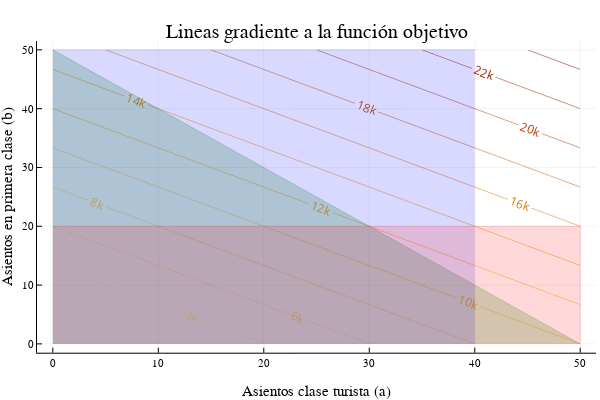

Write notebook code for a chart like this one.
### Markdown cell above
#### Restricciones de espacio

Por distribución de acientos la aerolínea tiene las siguientes restricciones:

    * El avión puede llevar un máximo de 20 asientos de primera clase.
    * De igual forma, sólo existen 40 asientos en la clase turista.
    
Estas restricciones se establecen como:


$ a \leq 40 \\
  b \leq 20 $

### Code cell
contour(a,b,(a,b)->P(a,b),nlevels=20, c=:heat, linewidth=10, colorbar = false, contour_labels = true)
areaplot!(a, (50 .- a), legend=false, opacity=0.2, color=:green)
areaplot!(a[a.<=40], repeat([maximum(b)],length(a[a.<=40])), c=:blue, legend=false, opacity=0.15)
areaplot!([0, 50, 50], [20, 20, 0], c=:red, legend=false, opacity=0.15)


xaxis!("Asientos clase turista (a)")
yaxis!("Asientos en primera clase (b)")
title!("Lineas gradiente a la función objetivo")

### Figure 1 — Plotly figure (JSON) as saved in the notebook; plotly's stock layout.template omitted (floating-point values rounded to 4 significant figures)
{"data": [{"colorbar": {"title": ""}, "colorscale": [[0, "rgba(255, 255, 224, 1.000)"], [0.5, "rgba(255, 165, 0, 1.000)"], [1, "rgba(139, 0, 0, 1.000)"]], "contours": {"coloring": "lines", "showlabels": true}, "hoverinfo": "none", "name": "y1", "ncontours": 22, "showlegend": false, "showscale": false, "type": "contour", "x": [0, 5, 10, 15, 20, 25, 30, 35, 40, 45, 50], "xaxis": "x", "y": [0, 5, 10, 15, 20, 25, 30, 35, 40, 45, 50], "yaxis": "y", "z": [[0, 1000, 2000, 3000, 4000, 5000, 6000, 7000, 8000, 9000, 10000], [1500, 2500, 3500, 4500, 5500, 6500, 7500, 8500, 9500, 10500, 11500], [3000, 4000, 5000, 6000, 7000, 8000, 9000, 10000, 11000, 12000, 13000], [4500, 5500, 6500, 7500, 8500, 9500, 10500, 11500, 12500, 13500, 14500], [6000, 7000, 8000, 9000, 10000, 11000, 12000, 13000, 14000, 15000, 16000], [7500, 8500, 9500, 10500, 11500, 12500, 13500, 14500, 15500, 16500, 17500], [9000, 10000, 11000, 12000, 13000, 14000, 15000, 16000, 17000, 18000, 19000], [10500, 11500, 12500, 13500, 14500, 15500, 16500, 17500, 18500, 19500, 20500], [12000, 13000, 14000, 15000, 16000, 17000, 18000, 19000, 20000, 21000, 22000], [13500, 14500, 15500, 16500, 17500, 18500, 19500, 20500, 21500, 22500, 23500], [15000, 16000, 17000, 18000, 19000, 20000, 21000, 22000, 23000, 24000, 25000]], "zmax": 25000, "zmin": 0}, {"colorbar": {"title": ""}, "fill": "tozeroy", "fillcolor": "rgba(0, 128, 0, 0.200)", "legendgroup": "y2", "line": {"color": "rgba(0, 128, 0, 0.200)", "dash": "solid", "shape": "linear", "width": 1}, "mode": "lines", "name": "y2", "showlegend": true, "type": "scatter", "x": [0, 5, 10, 15, 20, 25, 30, 35, 40, 45, 50], "xaxis": "x", "y": [50, 45, 40, 35, 30, 25, 20, 15, 10, 5, 0], "yaxis": "y", "zmax": 25000, "zmin": 0}, {"colorbar": {"title": ""}, "fill": "tozeroy", "fillcolor": "rgba(0, 0, 255, 0.150)", "legendgroup": "y3", "line": {"color": "rgba(0, 0, 255, 0.150)", "dash": "solid", "shape": "linear", "width": 1}, "mode": "lines", "name": "y3", "showlegend": true, "type": "scatter", "x": [0, 5, 10, 15, 20, 25, 30, 35, 40], "xaxis": "x", "y": [50, 50, 50, 50, 50, 50, 50, 50, 50], "yaxis": "y", "zmax": 25000, "zmin": 0}, {"colorbar": {"title": ""}, "fill": "tozeroy", "fillcolor": "rgba(255, 0, 0, 0.150)", "legendgroup": "y4", "line": {"color": "rgba(255, 0, 0, 0.150)", "dash": "solid", "shape": "linear", "width": 1}, "mode": "lines", "name": "y4", "showlegend": true, "type": "scatter", "x": [0, 50, 50], "xaxis": "x", "y": [20, 20, 0], "yaxis": "y", "zmax": 25000, "zmin": 0}], "layout": {"annotations": [{"font": {"color": "rgba(0, 0, 0, 1.000)", "family": "sans-serif", "size": 20}, "rotation": 0, "showarrow": false, "text": "Lineas gradiente a la función objetivo", "x": 0.5275, "xanchor": "center", "xref": "paper", "y": 1, "yanchor": "top", "yref": "paper"}], "height": 400, "margin": {"b": 20, "l": 0, "r": 0, "t": 20}, "paper_bgcolor": "rgba(255, 255, 255, 1.000)", "plot_bgcolor": "rgba(255, 255, 255, 1.000)", "showlegend": false, "width": 600, "xaxis": {"anchor": "y", "domain": [0.06165, 0.9934], "gridcolor": "rgba(0, 0, 0, 0.100)", "gridwidth": 0.5, "linecolor": "rgba(0, 0, 0, 1.000)", "mirror": false, "range": [-1.5, 51.5], "showgrid": true, "showline": true, "showticklabels": true, "tickangle": 0, "tickcolor": "rgb(0, 0, 0)", "tickfont": {"color": "rgba(0, 0, 0, 1.000)", "family": "sans-serif", "size": 11}, "tickmode": "array", "ticks": "inside", "ticktext": ["0", "10", "20", "30", "40", "50"], "tickvals": [0, 10, 20, 30, 40, 50], "title": "Asientos clase turista (a)", "titlefont": {"color": "rgba(0, 0, 0, 1.000)", "family": "sans-serif", "size": 15}, "type": "-", "visible": true, "zeroline": false, "zerolinecolor": "rgba(0, 0, 0, 1.000)"}, "yaxis": {"anchor": "x", "domain": [0.07581, 0.9415], "gridcolor": "rgba(0, 0, 0, 0.100)", "gridwidth": 0.5, "linecolor": "rgba(0, 0, 0, 1.000)", "mirror": false, "range": [-1.5, 51.5], "showgrid": true, "showline": true, "showticklabels": true, "tickangle": 0, "tickcolor": "rgb(0, 0, 0)", "tickfont": {"color": "rgba(0, 0, 0, 1.000)", "family": "sans-serif", "size": 11}, "tickmode": "array", "ticks": "inside", "ticktext": ["0", "10", "20", "30", "40", "50"], "tickvals": [0, 10, 20, 30, 40, 50], "title": "Asientos en primera clase (b)", "titlefont": {"color": "rgba(0, 0, 0, 1.000)", "family": "sans-serif", "size": 15}, "type": "-", "visible": true, "zeroline": false, "zerolinecolor": "rgba(0, 0, 0, 1.000)"}}}
